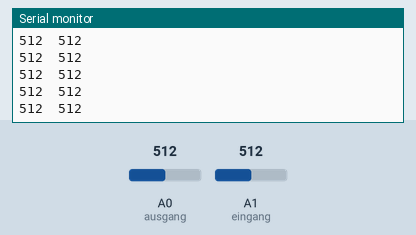
Simulated run of this sketch. Board: Arduino Uno, built with avr-gcc and run on an emulated ATmega328P. On the bench: the last lines printed to the serial monitor. Inputs (shaded band) come from the test bench; at power-on: A0 (ausgang) = 512, A1 (eingang) = 512.

Above: at 1.2 s.
1.3 s: A0 (ausgang) set to 716
At 1.56 s:
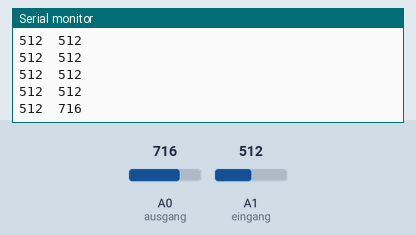
2.8 s: A1 (eingang) set to 716
At 2.96 s:
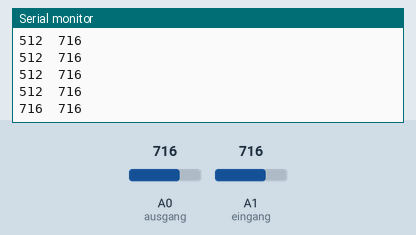
4.3 s: A0 (ausgang) set to 900
At 4.36 s:
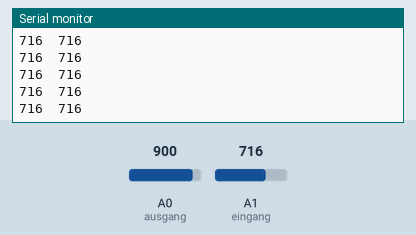
5.8 s: A1 (eingang) set to 900
At 5.96 s:
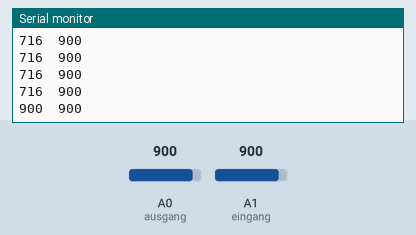
Timing chart, 0 to 8.3 s (numbered marks = the images above; inputs shaded):
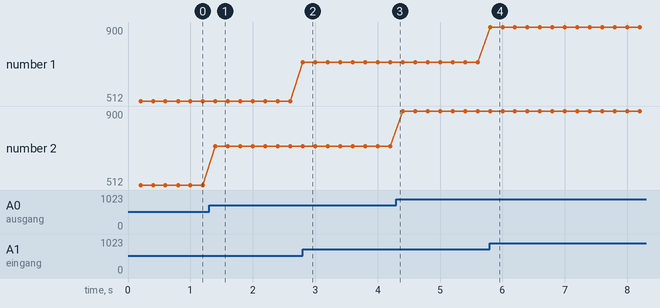

The sketch:

Aufgabe_1.ino
```cpp
#define ausgang A0
#define eingang A1

void setup() {
  pinMode(ausgang, INPUT);
  pinMode(eingang, INPUT);
  Serial.begin(9600);
}

long old = 0;

void loop() {
  if(millis() - old >= 200){
    int _ein = analogRead(eingang);
    int _aus = analogRead(ausgang);

    Serial.print(_ein);
    Serial.print("\t");
    Serial.println(_aus);
    old = millis();
  }


}

const float k = 0.37;
const float d = 319.55;
const float _vorWiderstand = 8050.0;

void detTemp(int _aus){
  int _ein = k*_aus + d;


}
```

Measured:
- after the input at 1.3 s, the serial monitor: prints a new line after 0.10 s (image 1)
- after the input at 2.8 s, the serial monitor: prints a new line at once (image 2)
- after the input at 5.8 s, the serial monitor: prints a new line at once (image 4)
- plotted number 2: 512 → 716 after the input at 1.3 s, 716 → 900 after the input at 4.3 s
